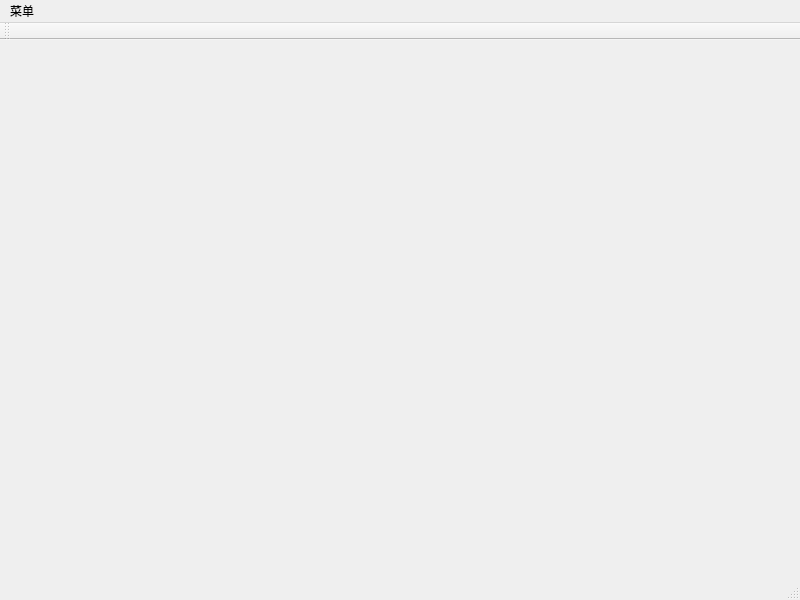
<?xml version="1.0" encoding="UTF-8"?>
<ui version="4.0">
 <class>MainWindow</class>
 <widget class="QMainWindow" name="MainWindow">
  <property name="geometry">
   <rect>
    <x>0</x>
    <y>0</y>
    <width>800</width>
    <height>600</height>
   </rect>
  </property>
  <property name="windowTitle">
   <string>MainWindow</string>
  </property>
  <property name="styleSheet">
   <string notr="true"/>
  </property>
  <widget class="QWidget" name="centralWidget">
   <layout class="QVBoxLayout" name="centralLayout">
    <property name="spacing">
     <number>0</number>
    </property>
    <property name="leftMargin">
     <number>1</number>
    </property>
    <property name="topMargin">
     <number>1</number>
    </property>
    <property name="rightMargin">
     <number>1</number>
    </property>
    <property name="bottomMargin">
     <number>1</number>
    </property>
   </layout>
  </widget>
  <widget class="QMenuBar" name="menuBar">
   <property name="geometry">
    <rect>
     <x>0</x>
     <y>0</y>
     <width>800</width>
     <height>23</height>
    </rect>
   </property>
   <widget class="QMenu" name="menu">
    <property name="title">
     <string>菜单</string>
    </property>
    <addaction name="actionTest"/>
   </widget>
   <addaction name="menu"/>
  </widget>
  <widget class="QToolBar" name="mainToolBar">
   <attribute name="toolBarArea">
    <enum>TopToolBarArea</enum>
   </attribute>
   <attribute name="toolBarBreak">
    <bool>false</bool>
   </attribute>
  </widget>
  <widget class="QStatusBar" name="statusBar"/>
  <action name="actionTest">
   <property name="text">
    <string>改变颜色</string>
   </property>
   <property name="toolTip">
    <string>测试的Tip</string>
   </property>
  </action>
 </widget>
 <layoutdefault spacing="6" margin="11"/>
 <resources/>
 <connections/>
</ui>
